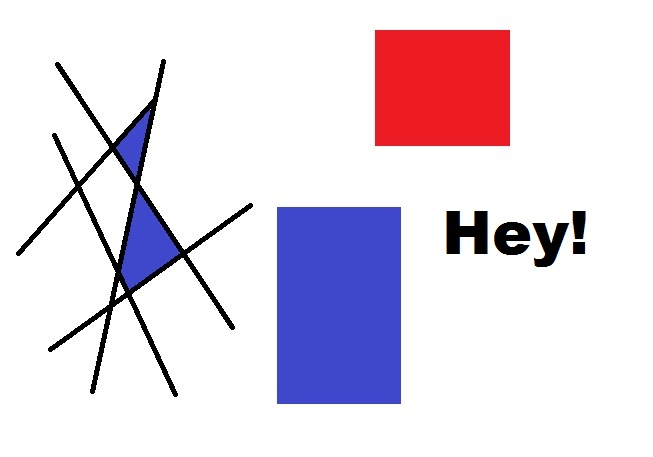
#> input picture Task-2/Opencv/13/opencv-corner-detection-sample.jpg, 653 x 457 px, given in place of the camera
$ python 10.py   (older library calls are emulated)
#> lines starting #> are read from the running program, lines starting #| are printed output that depends on the picture; after the words box and inside, x2 and y2 are one past the last pixel; in counts of white or black regions, pixels touching at a corner belong together
import cv2
import numpy as np

cap = cv2.VideoCapture(1)

while(1):

    # Take each frame
    _, frame = cap.read()
#> frame is the input picture: shape (457, 653, 3); mean B, G, R 229.7, 216.9, 227
    laplacian = cv2.Laplacian(frame, cv2.CV_64F)
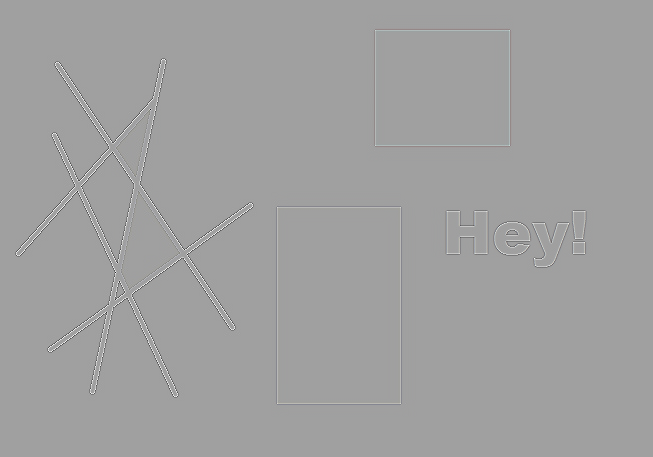
#> laplacian: shape (457, 653, 3) float64; mean B, G, R 0, 0, 0; drawn with min black and max white
    sobelx = cv2.Sobel(frame, cv2.CV_64F, 1, 0, ksize=5)
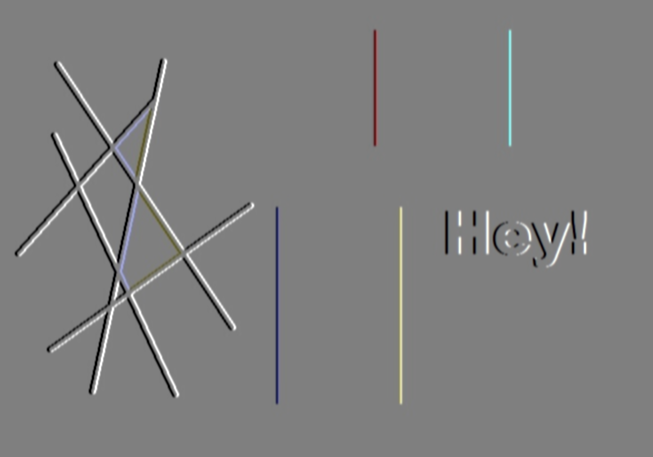
#> sobelx: shape (457, 653, 3) float64; mean B, G, R 0, 0, 0; drawn with min black and max white
    sobely = cv2.Sobel(frame, cv2.CV_64F, 0, 1, ksize=5)
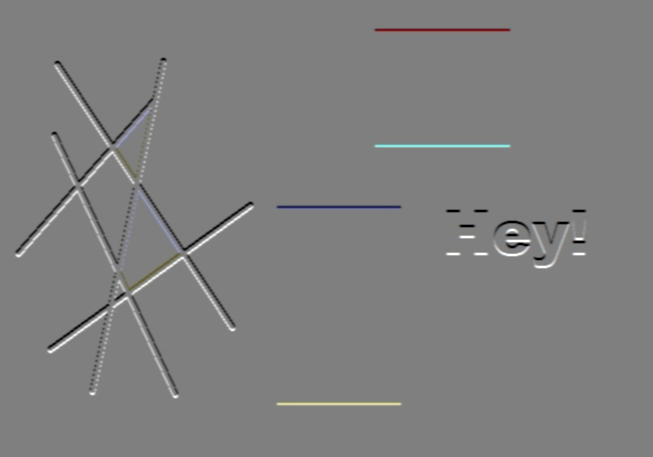
#> sobely: shape (457, 653, 3) float64; mean B, G, R 0, 0, 0; drawn with min black and max white
    edges = cv2.Canny(frame, 100, 200)
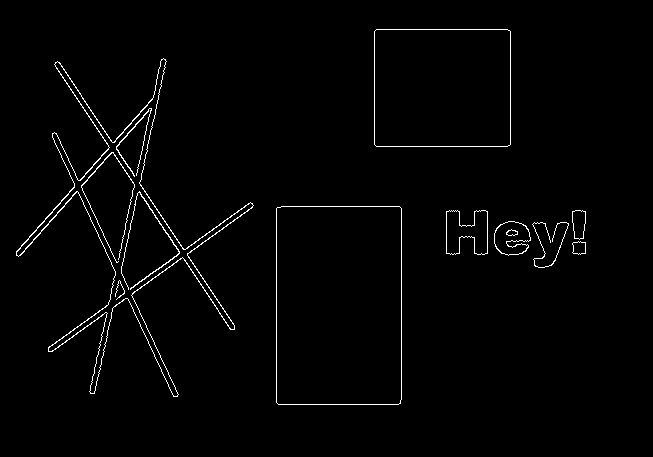
#> edges: shape (457, 653); 1.6% white in thin lines or dots, all inside (x1, y1, x2, y2) = (16, 29, 586, 405)
    cv2.imshow('Original', frame)
#> (the run stopped early here; a loop or call above may not have finished)
